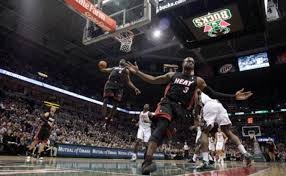
#> input picture images/lbj.jpeg, 286 x 176 px
$ jupyter execute --allow-errors main.ipynb   (shell and % lines are left out)
#> lines starting #> are read from the running program, lines starting #| are printed output that depends on the picture
## Before your start:

   - Read the README.md file
   - Comment as much as you can and use the resources in the README.md file
   - Happy learning!

# Image Segmentation

**Image Segmentation** is an image analysis task in which we classify each pixel in the image into a class. This is similar to what us humans do all the time by default.

What’s the first thing you do when you’re attempting to cross the road?

We typically look left and right, take stock of the vehicles on the road, and make our decision. Our brain is able to analyze, in a matter of milliseconds, what kind of vehicle (car, bus, truck, auto, etc.) is coming towards us. Whenever we are looking at something, then we try to “segment” what portion of the image belongs to which class/label/category.

## So how does image segmentation work?

We can divide or partition the image into various parts called segments. It’s not a great idea to process the entire image at the same time as there will be regions in the image which do not contain any information. By dividing the image into segments, we can make use of the important segments for processing the image. That, in a nutshell, is how image segmentation works.

An image is a collection or set of different pixels. We group together the pixels that have similar attributes using image segmentation.

**Sooner or later all things are numbers, including images.**

[cell 1]
# Install torch & torchvision, it might take some time

[cell 2]
# Import your libraries

import numpy as np
import matplotlib.pyplot as plt
from PIL import Image
import scipy.signal
from imageProcessing import resizeImg, generateMask

## Challenge 1 - Load a picture & let the magic begin!

In order to be able to segment an image, what **we first need is an image**. So, first thing you should do is loading one of yourself. Use [`Image.open`](https://pillow.readthedocs.io/en/3.1.x/reference/Image.html) for this purpose and call `img` to this variable. (In case you don't want to use your own image you can use one located at `images/bird.png`.

Using this function you will be using Pillow, the most popular and de facto standard library in Python for loading and working with image data. However, if you'd like to see how gorgeous you look on that picture, try using [`plt.show`](https://matplotlib.org/api/_as_gen/matplotlib.pyplot.show.html).

[cell 3]
# Your code here
#plt.show('/images/lbj.jpeg')
lbj = Image.open("images/lbj.jpeg")
#> lbj is the input picture: PIL image 286x176 RGB; mean R, G, B 62.8, 58, 59.4
plt.imshow(lbj)

Sometimes it is desirable to thumbnail all images to have the same width or height. In this case, the width, will be reduced to 256, using `resizeImg`, and the height will be scaled in order to retain the aspect ratio of the image.

*Hint: use `img.size` as much as you need until you get a size of (384, 256)*.

[cell 4]
# Your code here
mia = lbj.resize((384,256))
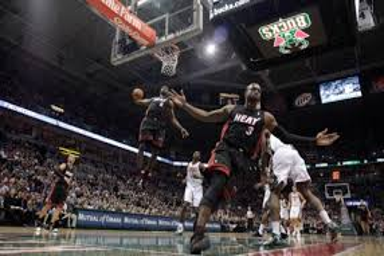
#> mia: PIL image 384x256 RGB; mean R, G, B 62.8, 58, 59.4
#mia.size
plt.imshow(mia)
